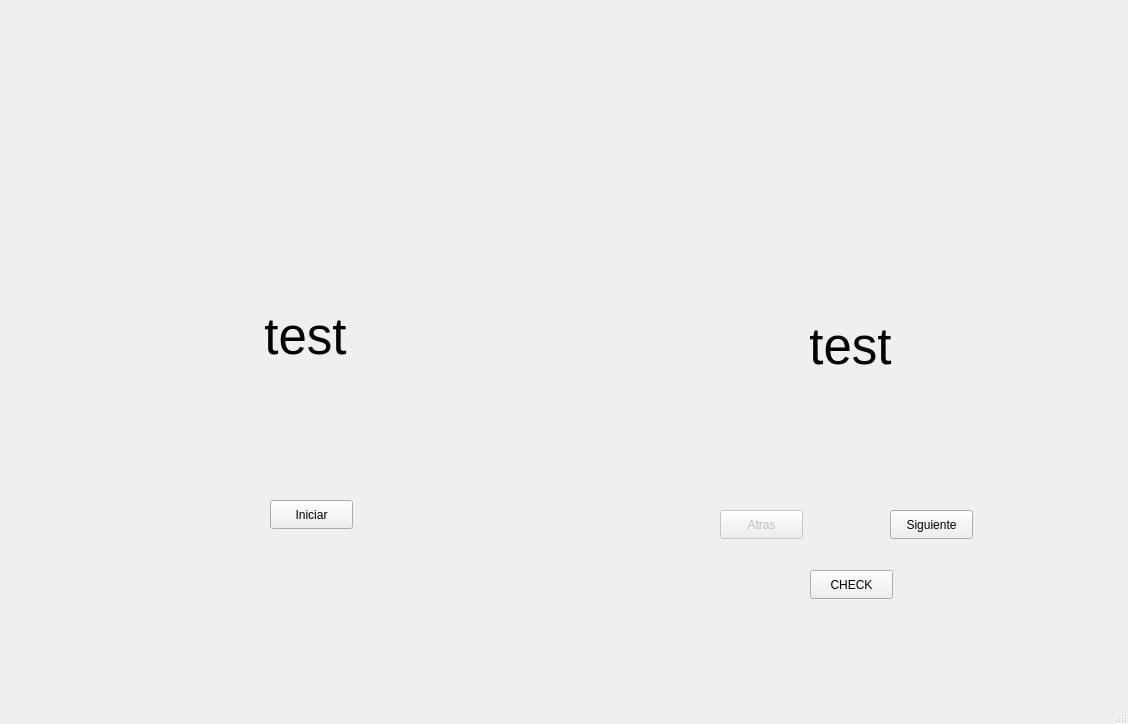
<?xml version="1.0" encoding="UTF-8"?>
<ui version="4.0">
 <class>MainWindow</class>
 <widget class="QMainWindow" name="MainWindow">
  <property name="geometry">
   <rect>
    <x>0</x>
    <y>0</y>
    <width>1128</width>
    <height>724</height>
   </rect>
  </property>
  <property name="windowTitle">
   <string>MainWindow</string>
  </property>
  <widget class="QWidget" name="centralwidget">
   <widget class="QLabel" name="lblPlayer">
    <property name="geometry">
     <rect>
      <x>180</x>
      <y>210</y>
      <width>251</width>
      <height>251</height>
     </rect>
    </property>
    <property name="font">
     <font>
      <pointsize>38</pointsize>
     </font>
    </property>
    <property name="text">
     <string>test</string>
    </property>
    <property name="scaledContents">
     <bool>true</bool>
    </property>
    <property name="alignment">
     <set>Qt::AlignCenter</set>
    </property>
   </widget>
   <widget class="QPushButton" name="btnPrev">
    <property name="enabled">
     <bool>false</bool>
    </property>
    <property name="geometry">
     <rect>
      <x>720</x>
      <y>510</y>
      <width>83</width>
      <height>29</height>
     </rect>
    </property>
    <property name="text">
     <string>Atras</string>
    </property>
   </widget>
   <widget class="QLabel" name="lblTarget">
    <property name="geometry">
     <rect>
      <x>710</x>
      <y>210</y>
      <width>281</width>
      <height>271</height>
     </rect>
    </property>
    <property name="font">
     <font>
      <pointsize>38</pointsize>
     </font>
    </property>
    <property name="text">
     <string>test</string>
    </property>
    <property name="scaledContents">
     <bool>true</bool>
    </property>
    <property name="alignment">
     <set>Qt::AlignCenter</set>
    </property>
   </widget>
   <widget class="QPushButton" name="btnNext">
    <property name="geometry">
     <rect>
      <x>890</x>
      <y>510</y>
      <width>83</width>
      <height>29</height>
     </rect>
    </property>
    <property name="text">
     <string>Siguiente</string>
    </property>
   </widget>
   <widget class="QPushButton" name="btnCheck">
    <property name="geometry">
     <rect>
      <x>810</x>
      <y>570</y>
      <width>83</width>
      <height>29</height>
     </rect>
    </property>
    <property name="text">
     <string>CHECK</string>
    </property>
   </widget>
   <widget class="QPushButton" name="btnSwitch">
    <property name="geometry">
     <rect>
      <x>270</x>
      <y>500</y>
      <width>83</width>
      <height>29</height>
     </rect>
    </property>
    <property name="text">
     <string>Iniciar</string>
    </property>
   </widget>
   <widget class="QLabel" name="label_10">
    <property name="geometry">
     <rect>
      <x>970</x>
      <y>10</y>
      <width>141</width>
      <height>51</height>
     </rect>
    </property>
    <property name="text">
     <string/>
    </property>
    <property name="pixmap">
     <pixmap resource="../Imagenes/resources.qrc">:/Logos/LogoFIT.jpg</pixmap>
    </property>
    <property name="scaledContents">
     <bool>true</bool>
    </property>
   </widget>
   <widget class="QLabel" name="label_12">
    <property name="geometry">
     <rect>
      <x>980</x>
      <y>610</y>
      <width>141</width>
      <height>51</height>
     </rect>
    </property>
    <property name="text">
     <string/>
    </property>
    <property name="pixmap">
     <pixmap resource="../Imagenes/resources.qrc">:/Logos/RhineLab.jpg</pixmap>
    </property>
    <property name="scaledContents">
     <bool>true</bool>
    </property>
   </widget>
   <widget class="QLabel" name="label_11">
    <property name="geometry">
     <rect>
      <x>10</x>
      <y>10</y>
      <width>111</width>
      <height>61</height>
     </rect>
    </property>
    <property name="text">
     <string/>
    </property>
    <property name="pixmap">
     <pixmap resource="../Imagenes/resources.qrc">:/Logos/LogoUAT.png</pixmap>
    </property>
    <property name="scaledContents">
     <bool>true</bool>
    </property>
   </widget>
  </widget>
  <widget class="QMenuBar" name="menubar">
   <property name="geometry">
    <rect>
     <x>0</x>
     <y>0</y>
     <width>1128</width>
     <height>26</height>
    </rect>
   </property>
  </widget>
  <widget class="QStatusBar" name="statusbar"/>
 </widget>
 <resources>
  <include location="Resource.qrc"/>
  <include location="../Imagenes/resources.qrc"/>
 </resources>
 <connections/>
</ui>
